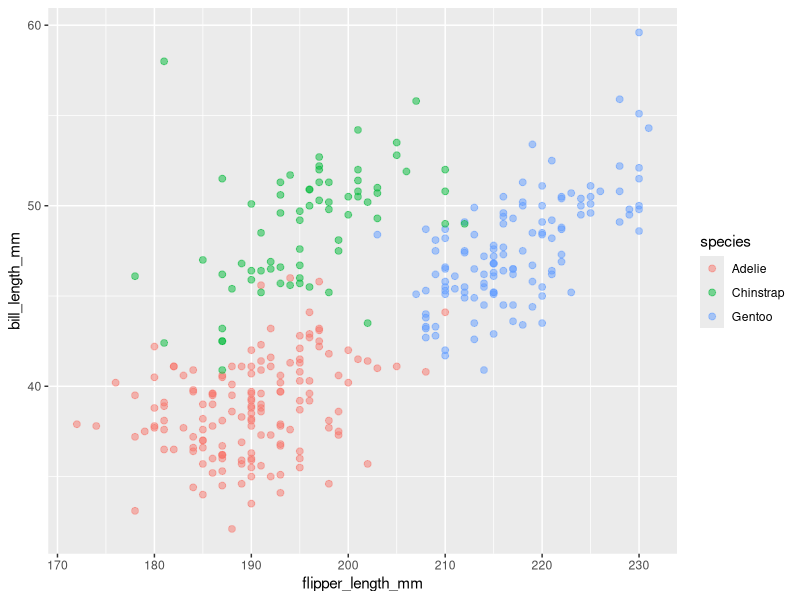
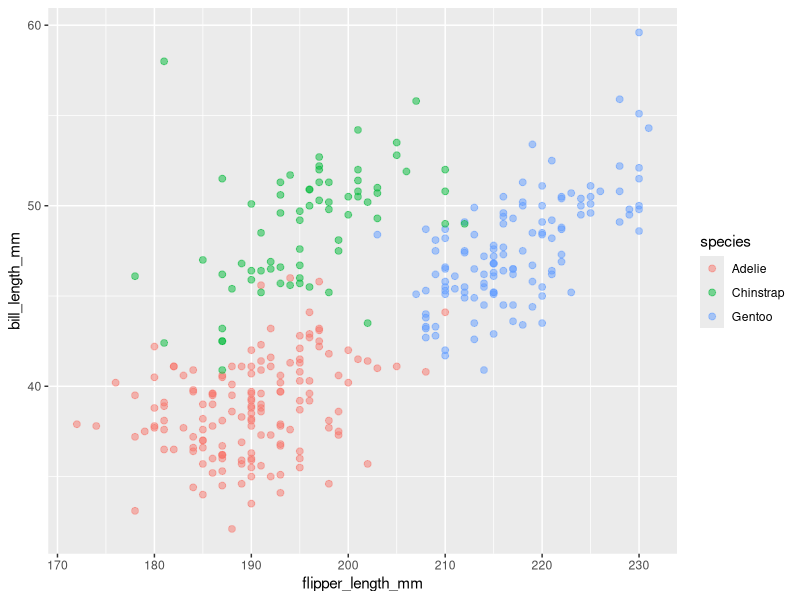

Write R code to recreate these figures, in order.
## ---- chunk 1
library(tidyverse)
library(palmerpenguins)
## ---- chunk 2
data_p1 <- tibble(
  norm_samp = rnorm(10,0,1),
  var_logic = norm_samp > 0,
  var_char = c("maple","glazed","donuts","original","glazed","donuts",
               "cinnamon","roll","cheese","cake"),
  var_factor = factor(c("low","low","medium","medium","high","high",
                         "high","high","high","high"))
)
print(data_p1)
## ---- chunk 3
mean(pull(data_p1,norm_samp))
mean(pull(data_p1,var_logic))
## ---- chunk 4
data("penguins", package = "palmerpenguins")
summary(penguins)
nrow(penguins)
ncol(penguins)
mean(pull(penguins,flipper_length_mm),na.rm = TRUE)
## ---- chunk 5
penguins %>%
  ggplot(aes(flipper_length_mm,bill_length_mm,color = species)) + 
  geom_point(alpha = 0.5, size = 2) 

ggsave("penguins.pdf")
